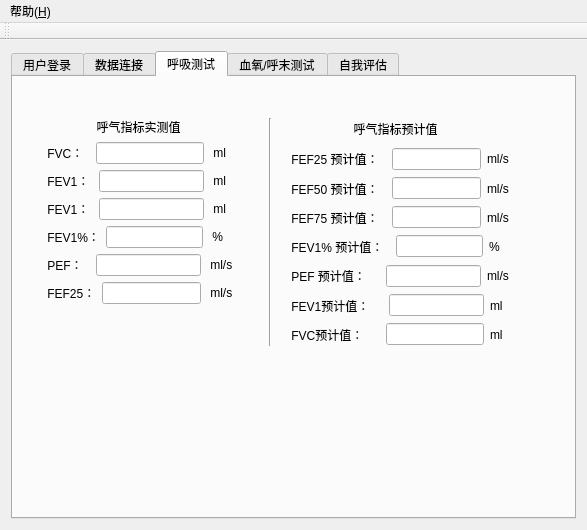
<?xml version="1.0" encoding="UTF-8"?>
<ui version="4.0">
 <class>MainWindow</class>
 <widget class="QMainWindow" name="MainWindow">
  <property name="geometry">
   <rect>
    <x>0</x>
    <y>0</y>
    <width>587</width>
    <height>530</height>
   </rect>
  </property>
  <property name="windowTitle">
   <string>MainWindow</string>
  </property>
  <widget class="QWidget" name="centralWidget">
   <layout class="QVBoxLayout" name="verticalLayout_7">
    <item>
     <widget class="QTabWidget" name="tabWidget_2">
      <property name="currentIndex">
       <number>2</number>
      </property>
      <widget class="QWidget" name="tab_3">
       <attribute name="title">
        <string>用户登录</string>
       </attribute>
       <widget class="QWidget" name="verticalLayoutWidget">
        <property name="geometry">
         <rect>
          <x>80</x>
          <y>50</y>
          <width>341</width>
          <height>202</height>
         </rect>
        </property>
        <layout class="QVBoxLayout" name="verticalLayout_3">
         <item>
          <widget class="QLabel" name="label_59">
           <property name="styleSheet">
            <string notr="true">测试者信息</string>
           </property>
           <property name="text">
            <string>&lt;!DOCTYPE HTML PUBLIC &quot;-//W3C//DTD HTML 4.0//EN&quot; &quot;http://www.w3.org/TR/REC-html40/strict.dtd&quot;&gt;
&lt;html&gt;&lt;head&gt;&lt;meta name=&quot;qrichtext&quot; content=&quot;1&quot; /&gt;&lt;style type=&quot;text/css&quot;&gt;
p, li { white-space: pre-wrap; }
&lt;/style&gt;&lt;/head&gt;&lt;body style=&quot; font-family:'SimSun'; font-size:9pt; font-weight:400; font-style:normal;&quot;&gt;
&lt;p align=&quot;center&quot; style=&quot; margin-top:12px; margin-bottom:12px; margin-left:0px; margin-right:0px; -qt-block-indent:0; text-indent:0px;&quot;&gt;&lt;span style=&quot; font-size:12pt;&quot;&gt;测试者信息&lt;/span&gt;&lt;/p&gt;&lt;/body&gt;&lt;/html&gt;</string>
           </property>
          </widget>
         </item>
         <item>
          <widget class="Line" name="line_2">
           <property name="orientation">
            <enum>Qt::Horizontal</enum>
           </property>
          </widget>
         </item>
         <item>
          <layout class="QHBoxLayout" name="horizontalLayout_34">
           <item>
            <widget class="QLabel" name="label_62">
             <property name="text">
              <string>      性别：        </string>
             </property>
            </widget>
           </item>
           <item>
            <widget class="QComboBox" name="MaleBox_2">
             <item>
              <property name="text">
               <string>男</string>
              </property>
             </item>
             <item>
              <property name="text">
               <string>女</string>
              </property>
             </item>
            </widget>
           </item>
           <item>
            <widget class="QLabel" name="label_63">
             <property name="text">
              <string/>
             </property>
            </widget>
           </item>
          </layout>
         </item>
         <item>
          <layout class="QHBoxLayout" name="horizontalLayout_33">
           <item>
            <widget class="QLabel" name="label_60">
             <property name="text">
              <string>      年龄：        </string>
             </property>
            </widget>
           </item>
           <item>
            <widget class="QLineEdit" name="AgeEdit"/>
           </item>
           <item>
            <widget class="QLabel" name="label_61">
             <property name="text">
              <string>years</string>
             </property>
            </widget>
           </item>
          </layout>
         </item>
         <item>
          <layout class="QHBoxLayout" name="horizontalLayout_36">
           <item>
            <widget class="QLabel" name="label_66">
             <property name="text">
              <string>      体重：        </string>
             </property>
            </widget>
           </item>
           <item>
            <widget class="QLineEdit" name="WeightEdit"/>
           </item>
           <item>
            <widget class="QLabel" name="label_67">
             <property name="font">
              <font>
               <pointsize>10</pointsize>
               <weight>75</weight>
               <bold>true</bold>
              </font>
             </property>
             <property name="text">
              <string>kg  </string>
             </property>
            </widget>
           </item>
          </layout>
         </item>
         <item>
          <layout class="QHBoxLayout" name="horizontalLayout_35">
           <item>
            <widget class="QLabel" name="label_64">
             <property name="text">
              <string>      身高：        </string>
             </property>
            </widget>
           </item>
           <item>
            <widget class="QLineEdit" name="HeightEdit"/>
           </item>
           <item>
            <widget class="QLabel" name="label_65">
             <property name="text">
              <string>cm   </string>
             </property>
            </widget>
           </item>
          </layout>
         </item>
         <item>
          <layout class="QHBoxLayout" name="horizontalLayout">
           <item>
            <spacer name="horizontalSpacer_2">
             <property name="orientation">
              <enum>Qt::Horizontal</enum>
             </property>
             <property name="sizeHint" stdset="0">
              <size>
               <width>40</width>
               <height>20</height>
              </size>
             </property>
            </spacer>
           </item>
           <item>
            <widget class="QPushButton" name="pushButton_2">
             <property name="text">
              <string>确认</string>
             </property>
            </widget>
           </item>
           <item>
            <spacer name="horizontalSpacer">
             <property name="orientation">
              <enum>Qt::Horizontal</enum>
             </property>
             <property name="sizeHint" stdset="0">
              <size>
               <width>40</width>
               <height>20</height>
              </size>
             </property>
            </spacer>
           </item>
           <item>
            <widget class="QPushButton" name="pushButton">
             <property name="text">
              <string>退出</string>
             </property>
            </widget>
           </item>
           <item>
            <spacer name="horizontalSpacer_3">
             <property name="orientation">
              <enum>Qt::Horizontal</enum>
             </property>
             <property name="sizeHint" stdset="0">
              <size>
               <width>40</width>
               <height>20</height>
              </size>
             </property>
            </spacer>
           </item>
          </layout>
         </item>
         <item>
          <widget class="Line" name="line">
           <property name="orientation">
            <enum>Qt::Horizontal</enum>
           </property>
          </widget>
         </item>
        </layout>
       </widget>
      </widget>
      <widget class="QWidget" name="tab_5">
       <attribute name="title">
        <string>数据连接</string>
       </attribute>
       <widget class="QWidget" name="">
        <property name="geometry">
         <rect>
          <x>0</x>
          <y>0</y>
          <width>161</width>
          <height>291</height>
         </rect>
        </property>
        <layout class="QVBoxLayout" name="verticalLayout">
         <item>
          <layout class="QHBoxLayout" name="horizontalLayout_32">
           <item>
            <widget class="QLabel" name="label_57">
             <property name="text">
              <string>端口号：</string>
             </property>
            </widget>
           </item>
           <item>
            <widget class="QComboBox" name="PortBox"/>
           </item>
          </layout>
         </item>
         <item>
          <layout class="QHBoxLayout" name="horizontalLayout_2">
           <item>
            <widget class="QLabel" name="label_2">
             <property name="text">
              <string>波特率：</string>
             </property>
            </widget>
           </item>
           <item>
            <widget class="QComboBox" name="BaudBox">
             <item>
              <property name="text">
               <string>115200</string>
              </property>
             </item>
             <item>
              <property name="text">
               <string>76800</string>
              </property>
             </item>
             <item>
              <property name="text">
               <string>57600</string>
              </property>
             </item>
             <item>
              <property name="text">
               <string>38400</string>
              </property>
             </item>
             <item>
              <property name="text">
               <string>19200</string>
              </property>
             </item>
             <item>
              <property name="text">
               <string>14400</string>
              </property>
             </item>
             <item>
              <property name="text">
               <string>9600</string>
              </property>
             </item>
            </widget>
           </item>
          </layout>
         </item>
         <item>
          <layout class="QHBoxLayout" name="horizontalLayout_3">
           <item>
            <widget class="QLabel" name="label_3">
             <property name="text">
              <string>数据位：</string>
             </property>
            </widget>
           </item>
           <item>
            <widget class="QComboBox" name="BitNumBox">
             <item>
              <property name="text">
               <string>8</string>
              </property>
             </item>
            </widget>
           </item>
          </layout>
         </item>
         <item>
          <layout class="QHBoxLayout" name="horizontalLayout_4">
           <item>
            <widget class="QLabel" name="label_4">
             <property name="text">
              <string>校验位：</string>
             </property>
            </widget>
           </item>
           <item>
            <widget class="QComboBox" name="ParityBox">
             <item>
              <property name="text">
               <string>0</string>
              </property>
             </item>
            </widget>
           </item>
          </layout>
         </item>
         <item>
          <layout class="QHBoxLayout" name="horizontalLayout_5">
           <item>
            <widget class="QLabel" name="label_5">
             <property name="text">
              <string>停止位：</string>
             </property>
            </widget>
           </item>
           <item>
            <widget class="QComboBox" name="StopBox">
             <item>
              <property name="text">
               <string>1</string>
              </property>
             </item>
             <item>
              <property name="text">
               <string>2</string>
              </property>
             </item>
            </widget>
           </item>
          </layout>
         </item>
         <item>
          <spacer name="verticalSpacer">
           <property name="orientation">
            <enum>Qt::Vertical</enum>
           </property>
           <property name="sizeHint" stdset="0">
            <size>
             <width>20</width>
             <height>58</height>
            </size>
           </property>
          </spacer>
         </item>
         <item>
          <widget class="QPushButton" name="openButton">
           <property name="text">
            <string>打开串口</string>
           </property>
          </widget>
         </item>
        </layout>
       </widget>
       <widget class="QWidget" name="">
        <property name="geometry">
         <rect>
          <x>167</x>
          <y>2</y>
          <width>301</width>
          <height>291</height>
         </rect>
        </property>
        <layout class="QVBoxLayout" name="verticalLayout_2">
         <item>
          <widget class="QLabel" name="label_6">
           <property name="text">
            <string>&lt;html&gt;&lt;head/&gt;&lt;body&gt;&lt;p align=&quot;center&quot;&gt;接收窗口&lt;/p&gt;&lt;/body&gt;&lt;/html&gt;</string>
           </property>
          </widget>
         </item>
         <item>
          <widget class="QTextEdit" name="RecvEdit"/>
         </item>
         <item>
          <widget class="QLabel" name="label_8">
           <property name="text">
            <string>&lt;html&gt;&lt;head/&gt;&lt;body&gt;&lt;p align=&quot;center&quot;&gt;发送窗口&lt;/p&gt;&lt;/body&gt;&lt;/html&gt;</string>
           </property>
          </widget>
         </item>
         <item>
          <widget class="QTextEdit" name="TransEdit"/>
         </item>
         <item>
          <layout class="QHBoxLayout" name="horizontalLayout_6">
           <item>
            <widget class="QPushButton" name="sendButton">
             <property name="text">
              <string>发送数据</string>
             </property>
            </widget>
           </item>
           <item>
            <widget class="QPushButton" name="clearButton">
             <property name="text">
              <string>清空接收</string>
             </property>
            </widget>
           </item>
          </layout>
         </item>
        </layout>
       </widget>
      </widget>
      <widget class="QWidget" name="tab_4">
       <attribute name="title">
        <string>呼吸测试</string>
       </attribute>
       <widget class="QWidget" name="">
        <property name="geometry">
         <rect>
          <x>20</x>
          <y>30</y>
          <width>491</width>
          <height>250</height>
         </rect>
        </property>
        <layout class="QHBoxLayout" name="horizontalLayout_7">
         <item>
          <layout class="QHBoxLayout" name="horizontalLayout_26">
           <item>
            <layout class="QVBoxLayout" name="verticalLayout_4">
             <item>
              <widget class="QLabel" name="label_19">
               <property name="text">
                <string>&lt;html&gt;&lt;head/&gt;&lt;body&gt;&lt;p align=&quot;center&quot;&gt;呼气指标实测值&lt;/p&gt;&lt;/body&gt;&lt;/html&gt;</string>
               </property>
              </widget>
             </item>
             <item>
              <layout class="QHBoxLayout" name="horizontalLayout_17">
               <item>
                <widget class="QLabel" name="label_18">
                 <property name="text">
                  <string> FVC：  </string>
                 </property>
                </widget>
               </item>
               <item>
                <widget class="QLineEdit" name="HeightEdit_3"/>
               </item>
               <item>
                <widget class="QLabel" name="label_46">
                 <property name="text">
                  <string> ml  </string>
                 </property>
                </widget>
               </item>
              </layout>
             </item>
             <item>
              <layout class="QHBoxLayout" name="horizontalLayout_25">
               <item>
                <widget class="QLabel" name="label_30">
                 <property name="text">
                  <string> FEV1： </string>
                 </property>
                </widget>
               </item>
               <item>
                <widget class="QLineEdit" name="HeightEdit_11"/>
               </item>
               <item>
                <widget class="QLabel" name="label_47">
                 <property name="text">
                  <string> ml  </string>
                 </property>
                </widget>
               </item>
              </layout>
             </item>
             <item>
              <layout class="QHBoxLayout" name="horizontalLayout_16">
               <item>
                <widget class="QLabel" name="label_17">
                 <property name="text">
                  <string> FEV1： </string>
                 </property>
                </widget>
               </item>
               <item>
                <widget class="QLineEdit" name="HeightEdit_2"/>
               </item>
               <item>
                <widget class="QLabel" name="label_48">
                 <property name="text">
                  <string> ml  </string>
                 </property>
                </widget>
               </item>
              </layout>
             </item>
             <item>
              <layout class="QHBoxLayout" name="horizontalLayout_18">
               <item>
                <widget class="QLabel" name="label_22">
                 <property name="text">
                  <string> FEV1%：</string>
                 </property>
                </widget>
               </item>
               <item>
                <widget class="QLineEdit" name="HeightEdit_4"/>
               </item>
               <item>
                <widget class="QLabel" name="label_49">
                 <property name="text">
                  <string> %   </string>
                 </property>
                </widget>
               </item>
              </layout>
             </item>
             <item>
              <layout class="QHBoxLayout" name="horizontalLayout_20">
               <item>
                <widget class="QLabel" name="label_24">
                 <property name="text">
                  <string> PEF：  </string>
                 </property>
                </widget>
               </item>
               <item>
                <widget class="QLineEdit" name="HeightEdit_6"/>
               </item>
               <item>
                <widget class="QLabel" name="label_50">
                 <property name="text">
                  <string> ml/s</string>
                 </property>
                </widget>
               </item>
              </layout>
             </item>
             <item>
              <layout class="QHBoxLayout" name="horizontalLayout_30">
               <item>
                <widget class="QLabel" name="label_33">
                 <property name="text">
                  <string> FEF25：</string>
                 </property>
                </widget>
               </item>
               <item>
                <widget class="QLineEdit" name="WeightEdit_8"/>
               </item>
               <item>
                <widget class="QLabel" name="label_53">
                 <property name="text">
                  <string> ml/s</string>
                 </property>
                </widget>
               </item>
              </layout>
             </item>
             <item>
              <spacer name="verticalSpacer_4">
               <property name="orientation">
                <enum>Qt::Vertical</enum>
               </property>
               <property name="sizeHint" stdset="0">
                <size>
                 <width>20</width>
                 <height>40</height>
                </size>
               </property>
              </spacer>
             </item>
            </layout>
           </item>
           <item>
            <spacer name="horizontalSpacer_4">
             <property name="orientation">
              <enum>Qt::Horizontal</enum>
             </property>
             <property name="sizeHint" stdset="0">
              <size>
               <width>40</width>
               <height>20</height>
              </size>
             </property>
            </spacer>
           </item>
          </layout>
         </item>
         <item>
          <widget class="Line" name="line_3">
           <property name="orientation">
            <enum>Qt::Vertical</enum>
           </property>
          </widget>
         </item>
         <item>
          <layout class="QVBoxLayout" name="verticalLayout_8">
           <item>
            <widget class="QLabel" name="label_20">
             <property name="text">
              <string>&lt;html&gt;&lt;head/&gt;&lt;body&gt;&lt;p align=&quot;center&quot;&gt;呼气指标预计值&lt;/p&gt;&lt;/body&gt;&lt;/html&gt;</string>
             </property>
            </widget>
           </item>
           <item>
            <layout class="QHBoxLayout" name="horizontalLayout_41">
             <item>
              <widget class="QLabel" name="label_76">
               <property name="text">
                <string>    FEF25 预计值：  </string>
               </property>
              </widget>
             </item>
             <item>
              <widget class="QLineEdit" name="FEF25_Edit"/>
             </item>
             <item>
              <widget class="QLabel" name="label_77">
               <property name="text">
                <string>ml/s </string>
               </property>
              </widget>
             </item>
            </layout>
           </item>
           <item>
            <layout class="QHBoxLayout" name="horizontalLayout_42">
             <item>
              <widget class="QLabel" name="label_78">
               <property name="text">
                <string>    FEF50 预计值：  </string>
               </property>
              </widget>
             </item>
             <item>
              <widget class="QLineEdit" name="FEF50_Edit"/>
             </item>
             <item>
              <widget class="QLabel" name="label_79">
               <property name="text">
                <string>ml/s </string>
               </property>
              </widget>
             </item>
            </layout>
           </item>
           <item>
            <layout class="QHBoxLayout" name="horizontalLayout_43">
             <item>
              <widget class="QLabel" name="label_80">
               <property name="text">
                <string>    FEF75 预计值：  </string>
               </property>
              </widget>
             </item>
             <item>
              <widget class="QLineEdit" name="FEF75_Edit"/>
             </item>
             <item>
              <widget class="QLabel" name="label_81">
               <property name="text">
                <string>ml/s </string>
               </property>
              </widget>
             </item>
            </layout>
           </item>
           <item>
            <layout class="QHBoxLayout" name="horizontalLayout_39">
             <item>
              <widget class="QLabel" name="label_72">
               <property name="text">
                <string>    FEV1% 预计值：  </string>
               </property>
              </widget>
             </item>
             <item>
              <widget class="QLineEdit" name="FEV1_FVC_Edit"/>
             </item>
             <item>
              <widget class="QLabel" name="label_73">
               <property name="text">
                <string>%    </string>
               </property>
              </widget>
             </item>
            </layout>
           </item>
           <item>
            <layout class="QHBoxLayout" name="horizontalLayout_40">
             <item>
              <widget class="QLabel" name="label_74">
               <property name="text">
                <string>    PEF 预计值：    </string>
               </property>
              </widget>
             </item>
             <item>
              <widget class="QLineEdit" name="PEF_Edit"/>
             </item>
             <item>
              <widget class="QLabel" name="label_75">
               <property name="text">
                <string>ml/s </string>
               </property>
              </widget>
             </item>
            </layout>
           </item>
           <item>
            <layout class="QHBoxLayout" name="horizontalLayout_37">
             <item>
              <widget class="QLabel" name="label_68">
               <property name="text">
                <string>    FEV1预计值：    </string>
               </property>
              </widget>
             </item>
             <item>
              <widget class="QLineEdit" name="FEV1_Edit"/>
             </item>
             <item>
              <widget class="QLabel" name="label_69">
               <property name="text">
                <string>ml   </string>
               </property>
              </widget>
             </item>
            </layout>
           </item>
           <item>
            <layout class="QHBoxLayout" name="horizontalLayout_38">
             <item>
              <widget class="QLabel" name="label_70">
               <property name="text">
                <string>    FVC预计值：     </string>
               </property>
              </widget>
             </item>
             <item>
              <widget class="QLineEdit" name="FVC_Edit"/>
             </item>
             <item>
              <widget class="QLabel" name="label_71">
               <property name="text">
                <string>ml   </string>
               </property>
              </widget>
             </item>
            </layout>
           </item>
          </layout>
         </item>
        </layout>
       </widget>
      </widget>
      <widget class="QWidget" name="tab_2">
       <attribute name="title">
        <string>血氧/呼末测试</string>
       </attribute>
       <layout class="QGridLayout" name="gridLayout">
        <item row="0" column="12">
         <spacer name="horizontalSpacer_20">
          <property name="orientation">
           <enum>Qt::Horizontal</enum>
          </property>
          <property name="sizeHint" stdset="0">
           <size>
            <width>40</width>
            <height>20</height>
           </size>
          </property>
         </spacer>
        </item>
        <item row="0" column="13">
         <spacer name="horizontalSpacer_13">
          <property name="orientation">
           <enum>Qt::Horizontal</enum>
          </property>
          <property name="sizeHint" stdset="0">
           <size>
            <width>40</width>
            <height>20</height>
           </size>
          </property>
         </spacer>
        </item>
        <item row="0" column="11">
         <spacer name="horizontalSpacer_10">
          <property name="orientation">
           <enum>Qt::Horizontal</enum>
          </property>
          <property name="sizeHint" stdset="0">
           <size>
            <width>40</width>
            <height>20</height>
           </size>
          </property>
         </spacer>
        </item>
        <item row="0" column="7">
         <spacer name="horizontalSpacer_12">
          <property name="orientation">
           <enum>Qt::Horizontal</enum>
          </property>
          <property name="sizeHint" stdset="0">
           <size>
            <width>40</width>
            <height>20</height>
           </size>
          </property>
         </spacer>
        </item>
        <item row="0" column="8">
         <spacer name="horizontalSpacer_11">
          <property name="orientation">
           <enum>Qt::Horizontal</enum>
          </property>
          <property name="sizeHint" stdset="0">
           <size>
            <width>40</width>
            <height>20</height>
           </size>
          </property>
         </spacer>
        </item>
        <item row="0" column="17">
         <spacer name="horizontalSpacer_15">
          <property name="orientation">
           <enum>Qt::Horizontal</enum>
          </property>
          <property name="sizeHint" stdset="0">
           <size>
            <width>40</width>
            <height>20</height>
           </size>
          </property>
         </spacer>
        </item>
        <item row="0" column="15">
         <spacer name="horizontalSpacer_14">
          <property name="orientation">
           <enum>Qt::Horizontal</enum>
          </property>
          <property name="sizeHint" stdset="0">
           <size>
            <width>40</width>
            <height>20</height>
           </size>
          </property>
         </spacer>
        </item>
        <item row="0" column="4">
         <spacer name="horizontalSpacer_17">
          <property name="orientation">
           <enum>Qt::Horizontal</enum>
          </property>
          <property name="sizeHint" stdset="0">
           <size>
            <width>40</width>
            <height>20</height>
           </size>
          </property>
         </spacer>
        </item>
        <item row="0" column="2">
         <spacer name="horizontalSpacer_18">
          <property name="orientation">
           <enum>Qt::Horizontal</enum>
          </property>
          <property name="sizeHint" stdset="0">
           <size>
            <width>40</width>
            <height>20</height>
           </size>
          </property>
         </spacer>
        </item>
        <item row="0" column="5">
         <spacer name="horizontalSpacer_19">
          <property name="orientation">
           <enum>Qt::Horizontal</enum>
          </property>
          <property name="sizeHint" stdset="0">
           <size>
            <width>40</width>
            <height>20</height>
           </size>
          </property>
         </spacer>
        </item>
        <item row="0" column="16">
         <spacer name="horizontalSpacer_23">
          <property name="orientation">
           <enum>Qt::Horizontal</enum>
          </property>
          <property name="sizeHint" stdset="0">
           <size>
            <width>40</width>
            <height>20</height>
           </size>
          </property>
         </spacer>
        </item>
        <item row="0" column="6">
         <spacer name="horizontalSpacer_22">
          <property name="orientation">
           <enum>Qt::Horizontal</enum>
          </property>
          <property name="sizeHint" stdset="0">
           <size>
            <width>40</width>
            <height>20</height>
           </size>
          </property>
         </spacer>
        </item>
        <item row="0" column="1">
         <spacer name="horizontalSpacer_21">
          <property name="orientation">
           <enum>Qt::Horizontal</enum>
          </property>
          <property name="sizeHint" stdset="0">
           <size>
            <width>40</width>
            <height>20</height>
           </size>
          </property>
         </spacer>
        </item>
        <item row="0" column="14">
         <spacer name="horizontalSpacer_16">
          <property name="orientation">
           <enum>Qt::Horizontal</enum>
          </property>
          <property name="sizeHint" stdset="0">
           <size>
            <width>40</width>
            <height>20</height>
           </size>
          </property>
         </spacer>
        </item>
        <item row="0" column="0">
         <spacer name="horizontalSpacer_7">
          <property name="orientation">
           <enum>Qt::Horizontal</enum>
          </property>
          <property name="sizeHint" stdset="0">
           <size>
            <width>36</width>
            <height>20</height>
           </size>
          </property>
         </spacer>
        </item>
        <item row="0" column="18">
         <spacer name="horizontalSpacer_8">
          <property name="orientation">
           <enum>Qt::Horizontal</enum>
          </property>
          <property name="sizeHint" stdset="0">
           <size>
            <width>76</width>
            <height>20</height>
           </size>
          </property>
         </spacer>
        </item>
        <item row="0" column="10">
         <layout class="QVBoxLayout" name="verticalLayout_6">
          <item>
           <widget class="QLabel" name="label_21">
            <property name="text">
             <string>&lt;html&gt;&lt;head/&gt;&lt;body&gt;&lt;p align=&quot;center&quot;&gt;呼末CO2指标&lt;/p&gt;&lt;/body&gt;&lt;/html&gt;</string>
            </property>
           </widget>
          </item>
          <item>
           <layout class="QHBoxLayout" name="horizontalLayout_23">
            <item>
             <widget class="QLabel" name="label_28">
              <property name="text">
               <string>     Insp_CO2:</string>
              </property>
             </widget>
            </item>
            <item>
             <widget class="QLineEdit" name="HeightEdit_9"/>
            </item>
            <item>
             <widget class="QLabel" name="label_54">
              <property name="text">
               <string>mmHg  </string>
              </property>
             </widget>
            </item>
           </layout>
          </item>
          <item>
           <layout class="QHBoxLayout" name="horizontalLayout_24">
            <item>
             <widget class="QLabel" name="label_29">
              <property name="text">
               <string>     Res_Rate:</string>
              </property>
             </widget>
            </item>
            <item>
             <widget class="QLineEdit" name="HeightEdit_10"/>
            </item>
            <item>
             <widget class="QLabel" name="label_58">
              <property name="text">
               <string>mmHg </string>
              </property>
             </widget>
            </item>
            <item>
             <widget class="QLabel" name="label_55">
              <property name="text">
               <string/>
              </property>
             </widget>
            </item>
           </layout>
          </item>
          <item>
           <layout class="QHBoxLayout" name="horizontalLayout_27">
            <item>
             <widget class="QLabel" name="label_32">
              <property name="text">
               <string>     ETCO2:   </string>
              </property>
             </widget>
            </item>
            <item>
             <widget class="QLineEdit" name="HeightEdit_13"/>
            </item>
            <item>
             <widget class="QLabel" name="label_56">
              <property name="text">
               <string>mmHg  </string>
              </property>
             </widget>
            </item>
           </layout>
          </item>
          <item>
           <widget class="QLabel" name="label_27">
            <property name="text">
             <string>&lt;html&gt;&lt;head/&gt;&lt;body&gt;&lt;p align=&quot;center&quot;&gt;血氧指标&lt;/p&gt;&lt;/body&gt;&lt;/html&gt;</string>
            </property>
           </widget>
          </item>
          <item>
           <spacer name="verticalSpacer_2">
            <property name="orientation">
             <enum>Qt::Vertical</enum>
            </property>
            <property name="sizeHint" stdset="0">
             <size>
              <width>20</width>
              <height>40</height>
             </size>
            </property>
           </spacer>
          </item>
          <item>
           <layout class="QVBoxLayout" name="verticalLayout_5">
            <item>
             <layout class="QHBoxLayout" name="horizontalLayout_22">
              <item>
               <widget class="QLabel" name="label_26">
                <property name="text">
                 <string>   SPO2:</string>
                </property>
               </widget>
              </item>
              <item>
               <widget class="QLineEdit" name="HeightEdit_8"/>
              </item>
              <item>
               <widget class="QLabel" name="label_51">
                <property name="text">
                 <string>%    </string>
                </property>
               </widget>
              </item>
             </layout>
            </item>
            <item>
             <layout class="QHBoxLayout" name="horizontalLayout_21">
              <item>
               <widget class="QLabel" name="label_25">
                <property name="text">
                 <string>    PR: </string>
                </property>
               </widget>
              </item>
              <item>
               <widget class="QLineEdit" name="HeightEdit_7"/>
              </item>
              <item>
               <widget class="QLabel" name="label_52">
                <property name="text">
                 <string>%    </string>
                </property>
               </widget>
              </item>
             </layout>
            </item>
            <item>
             <spacer name="verticalSpacer_3">
              <property name="orientation">
               <enum>Qt::Vertical</enum>
              </property>
              <property name="sizeHint" stdset="0">
               <size>
                <width>20</width>
                <height>40</height>
               </size>
              </property>
             </spacer>
            </item>
           </layout>
          </item>
         </layout>
        </item>
        <item row="1" column="10">
         <spacer name="verticalSpacer_8">
          <property name="orientation">
           <enum>Qt::Vertical</enum>
          </property>
          <property name="sizeHint" stdset="0">
           <size>
            <width>20</width>
            <height>119</height>
           </size>
          </property>
         </spacer>
        </item>
        <item row="0" column="9">
         <spacer name="horizontalSpacer_9">
          <property name="orientation">
           <enum>Qt::Horizontal</enum>
          </property>
          <property name="sizeHint" stdset="0">
           <size>
            <width>40</width>
            <height>20</height>
           </size>
          </property>
         </spacer>
        </item>
        <item row="0" column="3">
         <spacer name="horizontalSpacer_24">
          <property name="orientation">
           <enum>Qt::Horizontal</enum>
          </property>
          <property name="sizeHint" stdset="0">
           <size>
            <width>40</width>
            <height>20</height>
           </size>
          </property>
         </spacer>
        </item>
       </layout>
      </widget>
      <widget class="QWidget" name="tab">
       <attribute name="title">
        <string>自我评估</string>
       </attribute>
       <widget class="QRadioButton" name="radioButton">
        <property name="geometry">
         <rect>
          <x>30</x>
          <y>50</y>
          <width>241</width>
          <height>19</height>
         </rect>
        </property>
        <property name="text">
         <string>我仅在费力运动时出现呼吸困难</string>
        </property>
       </widget>
       <widget class="QRadioButton" name="radioButton_2">
        <property name="geometry">
         <rect>
          <x>30</x>
          <y>70</y>
          <width>291</width>
          <height>19</height>
         </rect>
        </property>
        <property name="text">
         <string>我平地快步走或步行爬小坡时出现气短</string>
        </property>
       </widget>
       <widget class="QRadioButton" name="radioButton_3">
        <property name="geometry">
         <rect>
          <x>30</x>
          <y>90</y>
          <width>411</width>
          <height>19</height>
         </rect>
        </property>
        <property name="text">
         <string>我由于气短，平地行走时比同龄人慢或者需要停下来休息</string>
        </property>
       </widget>
       <widget class="QLabel" name="label">
        <property name="geometry">
         <rect>
          <x>30</x>
          <y>30</y>
          <width>121</width>
          <height>16</height>
         </rect>
        </property>
        <property name="text">
         <string>呼吸困难指数评估</string>
        </property>
       </widget>
       <widget class="QRadioButton" name="radioButton_4">
        <property name="geometry">
         <rect>
          <x>30</x>
          <y>110</y>
          <width>411</width>
          <height>19</height>
         </rect>
        </property>
        <property name="text">
         <string>我在行走100米或者数分钟后需要停下来休息</string>
        </property>
       </widget>
       <widget class="QRadioButton" name="radioButton_5">
        <property name="geometry">
         <rect>
          <x>30</x>
          <y>130</y>
          <width>511</width>
          <height>21</height>
         </rect>
        </property>
        <property name="text">
         <string>我因严重呼吸困难以致不能离开家，或在穿衣服、脱衣服时出现呼吸困难</string>
        </property>
       </widget>
      </widget>
     </widget>
    </item>
   </layout>
  </widget>
  <widget class="QMenuBar" name="menuBar">
   <property name="geometry">
    <rect>
     <x>0</x>
     <y>0</y>
     <width>587</width>
     <height>26</height>
    </rect>
   </property>
   <widget class="QMenu" name="menu_H">
    <property name="title">
     <string>帮助(&amp;H)</string>
    </property>
    <addaction name="actionAbout_A"/>
   </widget>
   <addaction name="menu_H"/>
  </widget>
  <widget class="QToolBar" name="mainToolBar">
   <attribute name="toolBarArea">
    <enum>TopToolBarArea</enum>
   </attribute>
   <attribute name="toolBarBreak">
    <bool>false</bool>
   </attribute>
  </widget>
  <action name="actionAbout_A">
   <property name="text">
    <string>About(&amp;A)</string>
   </property>
  </action>
 </widget>
 <layoutdefault spacing="6" margin="11"/>
 <resources/>
 <connections/>
</ui>
